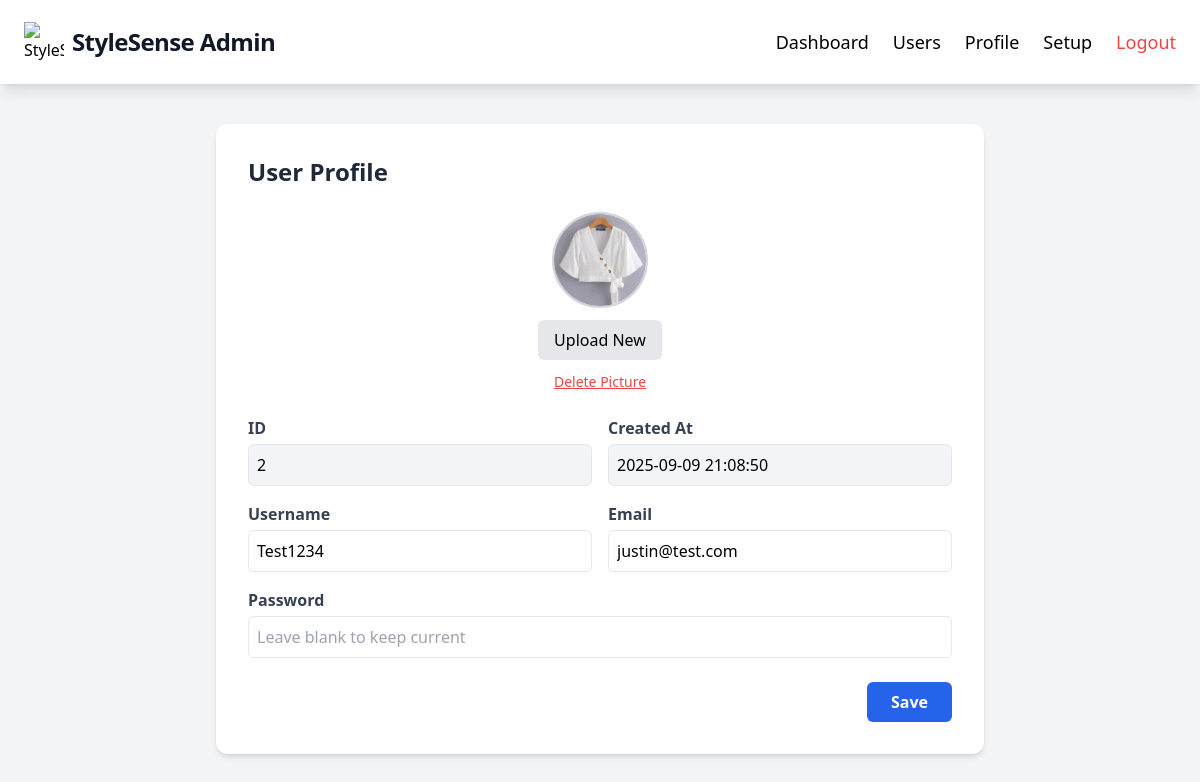
The app's page /admin/profile.php (signed in) with its own data.
### tables this page shows
CREATE TABLE `users` (
  `id` int(11) NOT NULL,
  `username` varchar(50) NOT NULL,
  `full_name` varchar(100) NOT NULL,
  `age` int(11) DEFAULT NULL,
  `gender` enum('Male','Female','Other') DEFAULT NULL,
  `email` varchar(100) NOT NULL,
  `contact` varchar(11) NOT NULL,
  `password` varchar(255) NOT NULL,
  `created_at` timestamp NOT NULL DEFAULT current_timestamp(),
  `profile_pic` varchar(255) DEFAULT NULL,
  `role` enum('admin','user') NOT NULL DEFAULT 'user'
);

### admin/profile.php (the view, shortened to what this page needs)
<?php
require_once "../db.php";
$user_id = $_SESSION['user_id'];
$stmt = $pdo->prepare("SELECT id, username, email, password, created_at, profile_pic FROM users WHERE id = ?");
$stmt->execute([$user_id]);
$user = $stmt->fetch(PDO::FETCH_ASSOC);
if (!empty($user['profile_pic']) && file_exists(__DIR__ . '/' . $user['profile_pic'])) {
    $pic = htmlspecialchars($user['profile_pic']);
} else {
    $pic = "https://api.dicebear.com/6.x/avataaars/png?seed=" . urlencode($user['username']);
}
?>
<!DOCTYPE html>
<html lang="en">
<head>
  <script src="https://cdn.tailwindcss.com"></script>
</head>
<body class="bg-gray-100 min-h-screen">
<nav class="bg-white shadow-lg px-6 py-4 flex justify-between items-center sticky top-0 z-50">
  <div class="flex items-center space-x-4">
    <a href="" class="flex items-center">
      <img src="https://img.icons8.com/fluency/48/wardrobe.png" class="h-10 w-10" alt="StyleSense Logo">
      <span class="text-2xl font-bold text-gray-900 tracking-tight ml-2">StyleSense Admin</span>
    </a>
  </div>
  <div id="menu" class="hidden md:flex flex-col md:flex-row md:items-center md:space-x-6 text-lg font-medium absolute md:static top-16 left-0 w-full md:w-auto bg-white md:bg-transparent shadow-md md:shadow-none z-40">
    <a href="dashboard.php" class="block px-6 py-3 md:px-0 navbar-link transition-colors duration-200">Dashboard</a>
    <a href="users.php" class="block px-6 py-3 md:px-0 navbar-link transition-colors duration-200">Users</a>
    <a href="profile.php" class="block px-6 py-3 md:px-0 navbar-link transition-colors duration-200">Profile</a>
         <a href="setup.php" class="block px-6 py-3 md:px-0 navbar-link transition-colors duration-200">Setup</a>
    <a href="../auth/logout.php" class="block px-6 py-3 md:px-0 text-red-500 hover:text-red-700 transition-colors duration-200">Logout</a>
  </div>
</nav>
<div class="max-w-3xl mx-auto mt-10 bg-white rounded-xl shadow-md p-6 sm:p-8">
  <h2 class="text-2xl font-bold text-gray-800 mb-6">User Profile</h2>
  <form method="POST" enctype="multipart/form-data" class="space-y-6">
    <div class="flex flex-col items-center mb-6 space-y-3">
      <img src="<?= $pic ?>" class="h-24 w-24 rounded-full border-2 border-gray-300 object-cover" alt="Profile Picture">
      <label class="bg-gray-200 px-4 py-2 rounded-md cursor-pointer hover:bg-gray-300">
        Upload New
      </label>
      <?php if ($user['profile_pic']): ?>
      <button type="submit" name="delete_pic" value="1"
        class="text-red-500 hover:text-red-700 text-sm underline">Delete Picture</button>
      <?php endif; ?>
    </div>
    <div class="grid grid-cols-1 md:grid-cols-2 gap-4">
      <div>
        <label class="block text-gray-700 font-semibold mb-1">ID</label>
        <input type="text" value="<?= htmlspecialchars($user['id']) ?>" disabled
               class="w-full border rounded-md p-2 bg-gray-100 cursor-not-allowed">
      </div>
      <div>
        <label class="block text-gray-700 font-semibold mb-1">Created At</label>
        <input type="text" value="<?= htmlspecialchars($user['created_at']) ?>" disabled
               class="w-full border rounded-md p-2 bg-gray-100 cursor-not-allowed">
      </div>
      <div>
        <label class="block text-gray-700 font-semibold mb-1">Username</label>
        <input type="text" name="username" value="<?= htmlspecialchars($user['username']) ?>"
               class="w-full border rounded-md p-2 focus:ring focus:ring-blue-200">
      </div>
      <div>
        <label class="block text-gray-700 font-semibold mb-1">Email</label>
        <input type="email" name="email" value="<?= htmlspecialchars($user['email']) ?>"
               class="w-full border rounded-md p-2 focus:ring focus:ring-blue-200">
      </div>
      <div class="md:col-span-2">
        <label class="block text-gray-700 font-semibold mb-1">Password</label>
        <input type="password" name="password" placeholder="Leave blank to keep current"
               class="w-full border rounded-md p-2 focus:ring focus:ring-blue-200">
      </div>
    </div>
    <div class="flex justify-end">
      <button type="submit"
              class="bg-blue-600 text-white px-6 py-2 rounded-md font-semibold hover:bg-blue-700 transition-colors">
        Save
      </button>
    </div>
  </form>
</div>
</body>
</html>

### records on screen
users: profile_pic (picture), id "2", created_at "2025-09-09 21:08:50", username "Test1234", email "justin@test.com"
